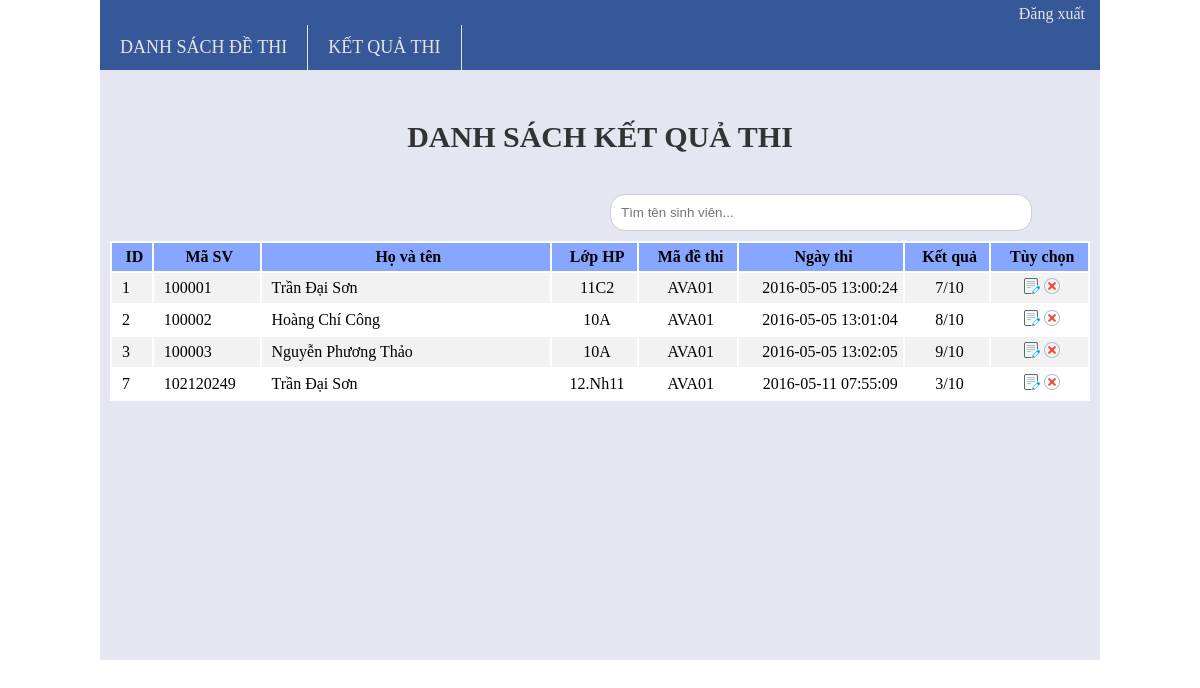
Screenshot of /gv/result.php (signed in) with the database file from the repository.
### tables this page shows
CREATE TABLE `ketquathi` (
  `id` int(11) NOT NULL COMMENT 'mã số của kết quả thi',
  `masv` varchar(11) NOT NULL COMMENT 'Mã số sinh viên',
  `hoten` varchar(60) DEFAULT NULL COMMENT 'Họ tên SV',
  `lophp` varchar(11) DEFAULT NULL COMMENT 'Lớp học phần',
  `madethi` varchar(11) DEFAULT NULL COMMENT 'Mã đề thi',
  `ngaythi` datetime DEFAULT NULL COMMENT 'Ngày - giờ làm bài thi',
  `ketqua` varchar(11) DEFAULT NULL COMMENT 'kết quả: Tổng số câu đúng/Tổng số câu'
);

### gv/result.php (the view, shortened to what this page needs)
<!DOCTYPE html>
<html>
    <head>
        <link rel="stylesheet" type="text/css" href="css/style-result.css">
    </head>
    <body onload="document.searchBar.focus.focus()">
        <?php
        $magv = $_SESSION['magv'];
        require './header.php';
        ?>
        <div id="main_content">
            <div id="title">
                <h2>DANH SÁCH KẾT QUẢ THI</h2>
            </div>
            <div class="search-wrapper">
                <form name="searchBar" action="search-result.php" >
                    <input type="text" name="focus" required class="search-box" placeholder="Tìm tên sinh viên..." />
                </form>
            </div>
        <?php
        require './functions/connectdb.php';
        $sql = "SELECT * FROM `ketquathi` WHERE `madethi` IN (SELECT `madethi` FROM `dethi` WHERE `magv` = '".$magv."')";
        $result = mysql_query($sql, $conn);
        echo '
            <table>
                <tr>
                    <th>ID</th>
                    <th>Mã SV</th>
                    <th>Họ và tên</th>
                    <th>Lớp HP</th>
                    <th>Mã đề thi</th>
                    <th width="17%">Ngày thi</th>
                    <th>Kết quả</th>
                    <th>Tùy chọn</th>
                </tr>';
        while($row = mysql_fetch_array($result, MYSQL_BOTH)) {
            echo '
              <tr>
                <td>'.$row['id'].'</td>
                <td>'.$row['masv'].'</td>
                <td width="30%">'.$row['hoten'].'</td>
                <td align="center">'.$row['lophp'].'</td>
                <td align="center">'.$row['madethi'].'</td>
                <td align="right">'.$row['ngaythi'].'</td>
                <td align="center">'.$row['ketqua'].'</td>
                <td align="center">
                    <a href="edit-result.php?id='.$row['id'].'"><img src="img/edit16.png" title="Sửa thông tin"></a>
                    <a href="javascript:void(0)" onClick="getConfirmation('.$row["id"].')" ><img src="img/remove16.png" title="Xóa khỏi danh sách"></a></td>
              </tr>
            ';
        }
        echo '</table>';
        ?>
        </div>
    </body>
</html>

### gv/css/style-result.css (style rules this page uses)
* { padding: 0px; margin: 0px; }
#main_content { width: 1000px; height: 590px; margin: auto; background: #e4e7f1; }
#main_content h2 { padding-top: 50px; margin-left: auto; margin-right: auto; font-size: 30px; color: #333333; text-align: center; }
.search-box,.close-icon,.search-wrapper { position: relative; padding: 10px; }
.search-wrapper { width: 500px; margin-left: 500px; margin-top: 30px; }
.search-box { width: 80%; border: 1px solid #ccc; outline: 0; border-radius: 15px; }
#main_content table { width: 980px; background-color: white; margin: auto 10px auto 10px; }
#main_content table th { background-color: #87a6ff; }
#main_content th, td { padding: 5px; padding-left: 10px; }
#main_content tr:nth-child(even) { background-color: #f2f2f2 }

### gv/css/style-header.css (style rules this page uses)
* { margin: 0px; padding: 0px; }
body { font: tahoma; }

### rows the page displays
ketquathi: id "1", masv "100001", hoten "Trần Đại Sơn", lophp "11C2", madethi "AVA01", ngaythi "2016-05-05 13:00:24", ketqua "7/10"
ketquathi: id "2", masv "100002", hoten "Hoàng Chí Công", lophp "10A", madethi "AVA01", ngaythi "2016-05-05 13:01:04", ketqua "8/10"
ketquathi: id "3", masv "100003", hoten "Nguyễn Phương Thảo", lophp "10A", madethi "AVA01", ngaythi "2016-05-05 13:02:05", ketqua "9/10"
ketquathi: id "7", masv "102120249", hoten "Trần Đại Sơn", lophp "12.Nh11", madethi "AVA01", ngaythi "2016-05-11 07:55:09", ketqua "3/10"
